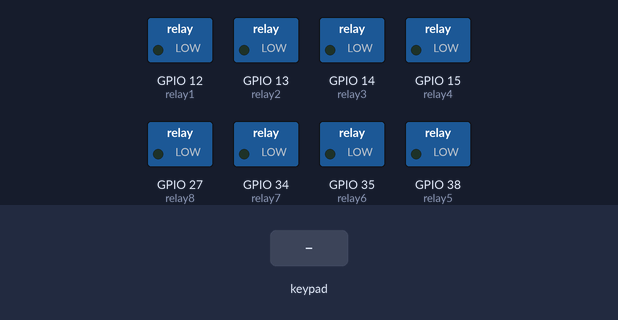
A sketch run on a simulated ESP32. On the bench: switched loads named in the sketch (green lamp = pin HIGH). The inputs (shaded band) are chosen by the test bench. Nothing arrives over Bluetooth unless stated; what the sketch prints to the serial monitor is not drawn.

Above: at 1.2 s.
1.3 s: key 'U' pressed
At 1.53 s:
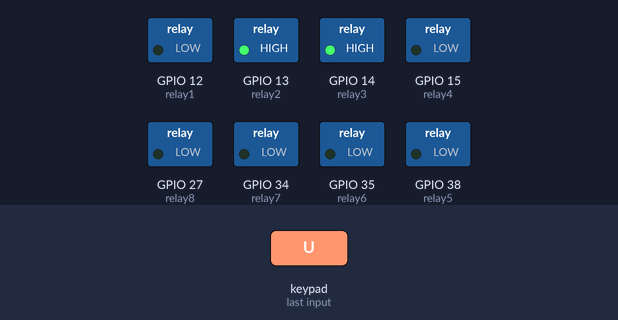
3.2 s: key 'D' pressed
At 3.43 s:
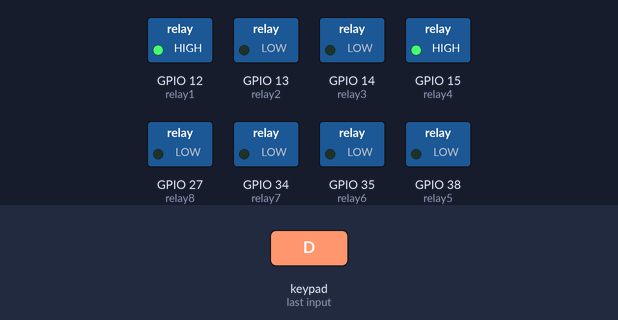
5.1 s: key 'L' pressed
At 5.33 s:
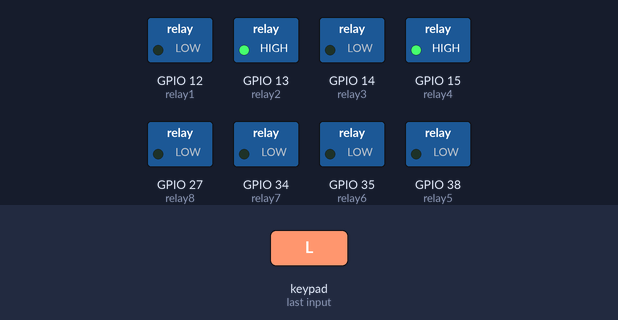
7.0 s: key 'R' pressed
At 7.23 s:
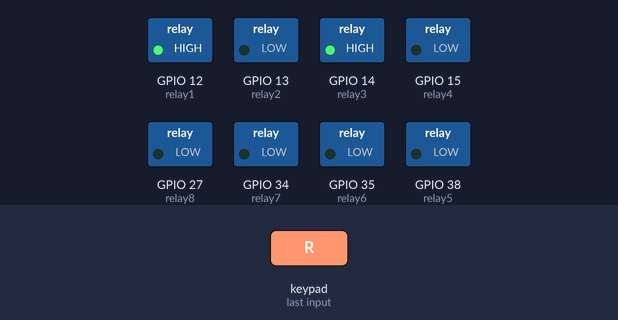
8.9 s: key 'O' pressed
At 9.13 s:
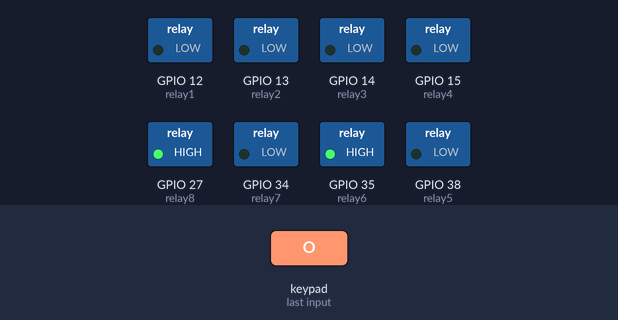
10.8 s: key 'S' pressed
At 11.03 s:
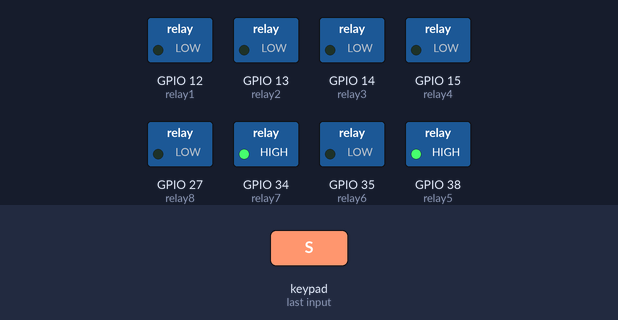
Timing chart, 0 to 13.7 s (numbered marks = the images above; inputs shaded):
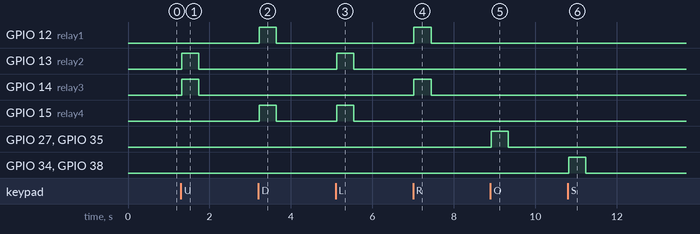

The sketch:

Summo8relay.ino
```cpp
#include <BluetoothSerial.h>
#include <PS4Controller.h>
BluetoothSerial ESP_BT;

// Define motor control pins using step up
#define relay1 12 // Motor 1 LPWM pin
#define relay2 13 // Motor 1 RPWM pin
#define relay3 14 // Motor 2 LPWM pin
#define relay4 15 // Motor 2 RPWM pin

// Pins for slow control normal speed
#define relay5 38 // Motor 1 LPWM pin (slow)
#define relay6 35 // Motor 1 RPWM pin (slow)
#define relay7 34 // Motor 2 LPWM pin (slow)
#define relay8 27 // Motor 2 RPWM pin (slow)

void setup()
{
  // Serial monitor
  Serial.begin(115200);
  ESP_BT.begin("RADE");

  // Initialize PS4 controller
  PS4.begin("xx:xx:xx:xx:xx:xx");
  PS4.attach(onConnect);
  pinMode(relay1, OUTPUT);
  pinMode(relay2, OUTPUT);
  pinMode(relay3, OUTPUT);
  pinMode(relay4, OUTPUT);
  pinMode(relay5, OUTPUT);
  pinMode(relay6, OUTPUT);
  pinMode(relay7, OUTPUT);
  pinMode(relay8, OUTPUT);
  stopMotors();
}

void loop()
{
  if (PS4.isConnected())
  {
    // Using Step Up
    if (PS4.Right())
    {
      moveForward();
    }
    else if (PS4.Left())
    {
      moveBackward();
    }
    else if (PS4.Up())
    {
      turnLeft();
    }
    else if (PS4.Down())
    {
      turnRight();
    }
    // Normal speed
    else if (PS4.Square())
    {
      moveForwardSlow();
    }
    else if (PS4.Circle())
    {
      moveBackwardSlow();
    }
    else if (PS4.Triangle())
    {
      turnLeftSlow();
    }
    else if (PS4.Cross())
    {
      turnRightSlow();
    }
    else
    {
      stopMotors();
    }
  }
}

void onConnect()
{
  Serial.println("PS4 Controller Connected");
}

// Function to move forward
void moveForward()
{
  digitalWrite(relay1, HIGH);
  digitalWrite(relay2, LOW);
  digitalWrite(relay3, HIGH);
  digitalWrite(relay4, LOW);
}

// Function to move backward
void moveBackward()
{
  digitalWrite(relay1, LOW);
  digitalWrite(relay2, HIGH);
  digitalWrite(relay3, LOW);
  digitalWrite(relay4, HIGH);
}

// Function to turn left
void turnLeft()
{
  digitalWrite(relay1, LOW);
  digitalWrite(relay2, HIGH);
  digitalWrite(relay3, HIGH);
  digitalWrite(relay4, LOW);
}

// Function to turn right
void turnRight()
{
  digitalWrite(relay1, HIGH);
  digitalWrite(relay2, LOW);
  digitalWrite(relay3, LOW);
  digitalWrite(relay4, HIGH);
}

// Slow version of the robot
void moveForwardSlow()
{
  digitalWrite(relay5, HIGH);
  digitalWrite(relay6, LOW);
  digitalWrite(relay7, HIGH);
  digitalWrite(relay8, LOW);
}

void moveBackwardSlow()
{
  digitalWrite(relay5, LOW);
  digitalWrite(relay6, HIGH);
  digitalWrite(relay7, LOW);
  digitalWrite(relay8, HIGH);
}

void turnLeftSlow()
{
  digitalWrite(relay5, LOW);
  digitalWrite(relay6, HIGH);
  digitalWrite(relay7, HIGH);
  digitalWrite(relay8, LOW);
}

void turnRightSlow()
{
  digitalWrite(relay5, HIGH);
  digitalWrite(relay6, LOW);
  digitalWrite(relay7, LOW);
  digitalWrite(relay8, HIGH);
}

// Function to stop the motors
void stopMotors()
{
  digitalWrite(relay1, LOW);
  digitalWrite(relay2, LOW);
  digitalWrite(relay3, LOW);
  digitalWrite(relay4, LOW);
  digitalWrite(relay5, LOW);
  digitalWrite(relay6, LOW);
  digitalWrite(relay7, LOW);
  digitalWrite(relay8, LOW);
}
```

Measured:
- after the input at 1.3 s, GPIO 13 (relay2), GPIO 14 (relay3): LOW → HIGH at once, → LOW 0.42 s later
- after the input at 3.2 s, GPIO 12 (relay1), GPIO 15 (relay4): LOW → HIGH at once, → LOW 0.42 s later
- after the input at 5.1 s, GPIO 13 (relay2), GPIO 15 (relay4): LOW → HIGH at once, → LOW 0.42 s later
- after the input at 7.0 s, GPIO 12 (relay1), GPIO 14 (relay3): LOW → HIGH at once, → LOW 0.42 s later
- after the input at 8.9 s, GPIO 27 (relay8), GPIO 35 (relay6): LOW → HIGH at once, → LOW 0.42 s later
- after the input at 10.8 s, GPIO 34 (relay7), GPIO 38 (relay5): LOW → HIGH at once, → LOW 0.42 s later
